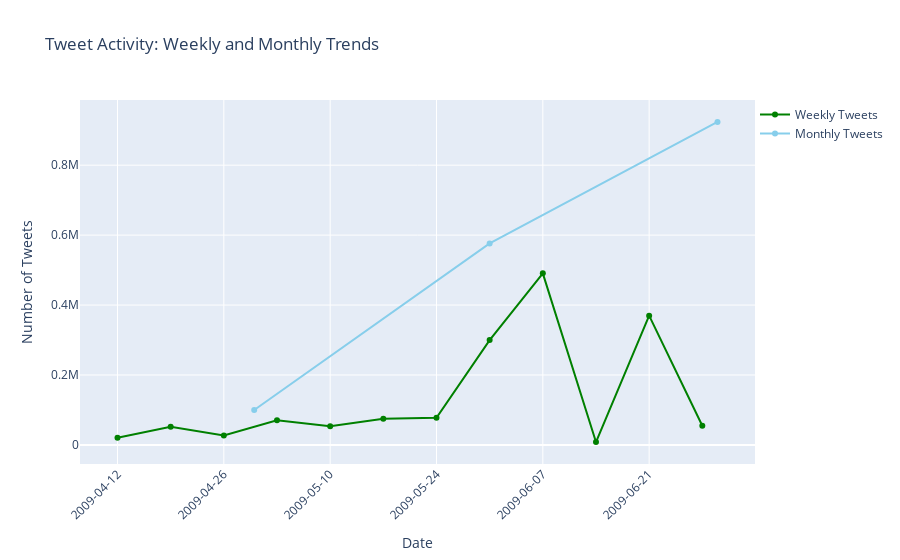

The notebook cell saved with this chart:
### Code cell
import pandas as pd
import plotly.graph_objects as go

# Make a copy of the DataFrame for plotting 
trends_df = twitter_df.copy()
trends_df['date'] = pd.to_datetime(trends_df['date'])  
trends_df.set_index('date', inplace=True)  

# Resample the data by week and month
weekly_tweets = trends_df.resample('W').size().reset_index(name='counts')
monthly_tweets = trends_df.resample('M').size().reset_index(name='counts')
fig = go.Figure()

# Add weekly tweet activity trace
fig.add_trace(go.Scatter(x=weekly_tweets['date'], y=weekly_tweets['counts'],
                         mode='lines+markers', name='Weekly Tweets',
                         line=dict(color='green'), marker=dict(color='green')))

# Add monthly tweet activity trace
fig.add_trace(go.Scatter(x=monthly_tweets['date'], y=monthly_tweets['counts'],
                         mode='lines+markers', name='Monthly Tweets',
                         line=dict(color='skyblue'), marker=dict(color='skyblue')))
fig.update_layout(
    title='Tweet Activity: Weekly and Monthly Trends',
    xaxis=dict(
        title='Date',
        tickmode='auto',
        tickformat='%Y-%m-%d',
        tickangle=-45),
    yaxis=dict(
        title='Number of Tweets'),
    legend=dict(
        y=1, x=1,
        bgcolor='rgba(255, 255, 255, 0.5)',
        bordercolor='rgba(0, 0, 0, 0.1)'))

fig.show()

### Figure 1 — Plotly figure (JSON) as saved in the notebook; plotly's stock layout.template omitted (floating-point values rounded to 4 significant figures)
{"data": [{"line": {"color": "green"}, "marker": {"color": "green"}, "mode": "lines+markers", "name": "Weekly Tweets", "type": "scatter", "x": ["2009-04-12T00:00:00", "2009-04-19T00:00:00", "2009-04-26T00:00:00", "2009-05-03T00:00:00", "2009-05-10T00:00:00", "2009-05-17T00:00:00", "2009-05-24T00:00:00", "2009-05-31T00:00:00", "2009-06-07T00:00:00", "2009-06-14T00:00:00", "2009-06-21T00:00:00", "2009-06-28T00:00:00"], "y": [20670, 52307, 27047, 70483, 53249, 75012, 77844, 299779, 490695, 8272, 369637, 55004]}, {"line": {"color": "skyblue"}, "marker": {"color": "skyblue"}, "mode": "lines+markers", "name": "Monthly Tweets", "type": "scatter", "x": ["2009-04-30T00:00:00", "2009-05-31T00:00:00", "2009-06-30T00:00:00"], "y": [100024, 576367, 923608]}], "layout": {"legend": {"bgcolor": "rgba(255, 255, 255, 0.5)", "bordercolor": "rgba(0, 0, 0, 0.1)", "x": 1, "y": 1}, "title": {"text": "Tweet Activity: Weekly and Monthly Trends"}, "xaxis": {"tickangle": -45, "tickformat": "%Y-%m-%d", "tickmode": "auto", "title": {"text": "Date"}}, "yaxis": {"title": {"text": "Number of Tweets"}}}}
